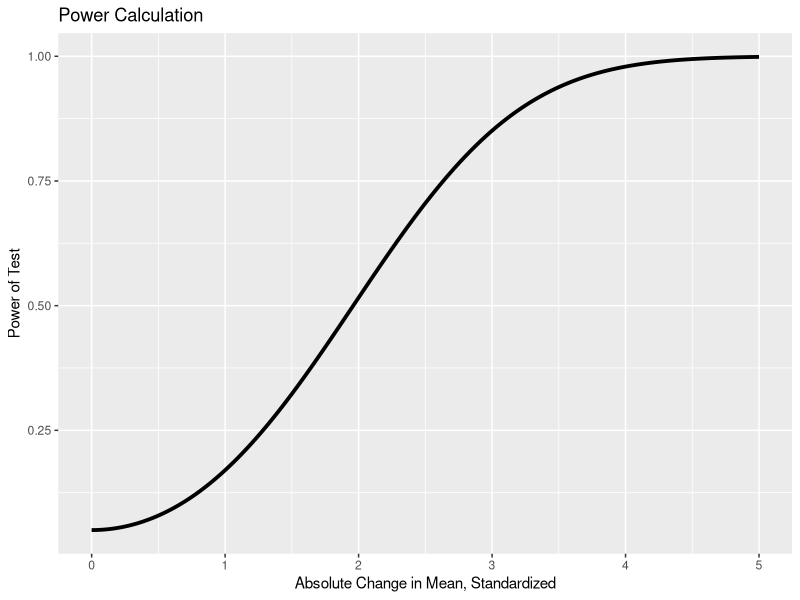
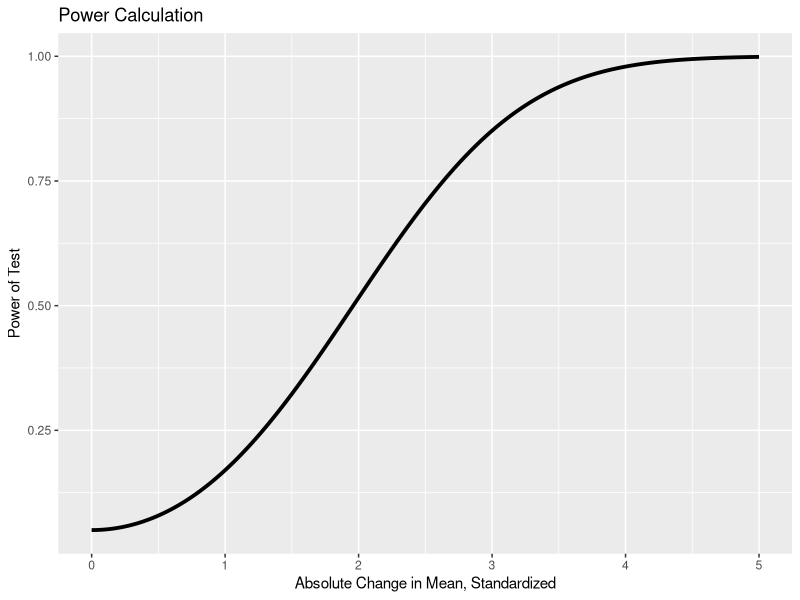

These charts were generated, in order, by the following R code:
# problem 2 c) 
library(ggplot2)

xaxis <- seq(0,5, 0.01)
power <- 1 - pnorm(1.96 - xaxis) + pnorm(-1.96 - xaxis)
data <- data.frame(xaxis, power)

g.power <- ggplot(data, aes(x=data$xaxis, y=data$power))
g.power <- g.power + geom_line( size=1.3 )

# add the title and axes labels
g.power <- g.power  +
    xlab("Absolute Change in Mean, Standardized") +
    ylab("Power of Test") +
    ggtitle("Power Calculation") 


print(g.power)

ggsave("./power_plot_2c.png", dpi=300)



# xaxis <- seq(0,5, 0.01)
# power <- 1 - pnorm(1.96 - xaxis) + pnorm(-1.96 - xaxis)
# plot( xaxis, power, 'l', main="Power Calculation", xlab="absolute change in mean, standardized", ylab="Power", cex.main=1.5, cex.lab=1.5, col='blue',lwd=3 ,xlim=c(0, 5))
# xaxis <- -xaxis
# lines(xaxis, power, col='blue', lwd=3)

